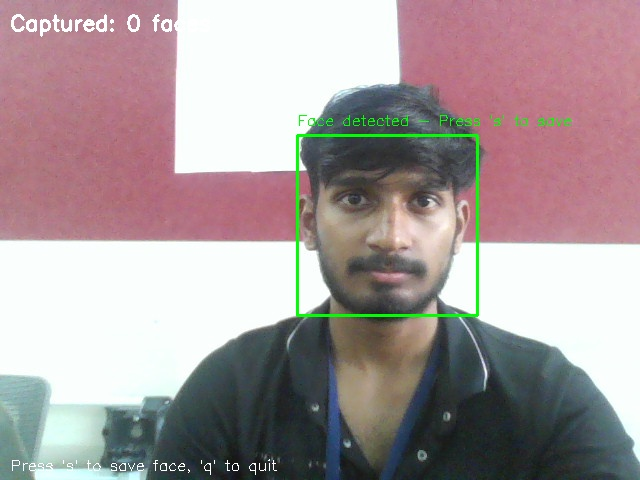
#> input picture known_faces/abhishek.jpg, 640 x 480 px
$ python enhanced_attendance.py
#> lines starting #> are read from the running program, lines starting #| are printed output that depends on the picture
#!/usr/bin/env python3
"""
Enhanced Real-Time AI Attendance System with MongoDB Integration
===============================================================

This enhanced version provides multiple MongoDB options:
1. Local MongoDB server
2. MongoDB Atlas (cloud)
3. Local JSON backup (fallback)

Author: SmartClass AI
Date: September 2025
"""

import cv2
import numpy as np
import json
import datetime
import os
import hashlib
from pathlib import Path
from pymongo import MongoClient
from pymongo.errors import ConnectionFailure, ServerSelectionTimeoutError
from collections import defaultdict
import time
import logging

# Setup logging
logging.basicConfig(level=logging.INFO)
logger = logging.getLogger(__name__)

class EnhancedAttendanceSystem:
    def __init__(self):
        """Initialize the enhanced attendance system with MongoDB."""
        print("🎓 Enhanced AI Attendance System with MongoDB")
        print("=" * 50)

        # Initialize face detector
        self.face_cascade = cv2.CascadeClassifier(cv2.data.haarcascades + 'haarcascade_frontalface_default.xml')

        # Load configuration
        self.load_config()

        # MongoDB connection with multiple options
        self.setup_mongodb()

        # Load face templates
        self.load_face_templates()

        # Attendance tracking
        self.attendance_cooldown = 30  # seconds
        self.last_attendance = defaultdict(float)

        # UI settings
        self.font = cv2.FONT_HERSHEY_SIMPLEX

        # Local backup
        self.local_backup_file = "attendance_records.json"

    def load_config(self):
        """Load MongoDB configuration with multiple options."""
        self.mongodb_configs = [
            # Option 1: MongoDB Atlas (Cloud)
            {
                "name": "MongoDB Atlas (Cloud)",
                "connection_string": "mongodb+srv://username:password@cluster0.mongodb.net/",
                "database_name": "smartclass_attendance"
            },
            # Option 2: Local MongoDB
            {
                "name": "Local MongoDB",
                "connection_string": "mongodb://localhost:27017/",
                "database_name": "smartclass_attendance"
            },
            # Option 3: MongoDB with authentication
            {
                "name": "Local MongoDB with Auth",
                "connection_string": "mongodb://admin:password@localhost:27017/",
                "database_name": "smartclass_attendance"
            }
        ]

        # Try to load custom config
        try:
            with open("mongodb_config.json", "r") as f:
#> (reads mongodb_config.json from the repository)
                custom_config = json.load(f)
                custom_config["name"] = "Custom Configuration"
                self.mongodb_configs.insert(0, custom_config)  # Put custom config first
                print(f"✅ Custom MongoDB config loaded")
        except FileNotFoundError:
            print("⚠️  No custom mongodb_config.json found, using defaults")
        except Exception as e:
            print(f"⚠️  Error loading config: {e}")

    def setup_mongodb(self):
        """Setup MongoDB connection with fallback options."""
        self.mongo_client = None
        self.db = None
        self.collection = None
        self.mongodb_connected = False

        print("\n🗄️  Setting up MongoDB connection...")

        for config in self.mongodb_configs:
            try:
                print(f"🔄 Trying {config['name']}...")

                # Create client with shorter timeout for faster failover
                client = MongoClient(
                    config["connection_string"],
                    serverSelectionTimeoutMS=5000,  # 5 second timeout
                    connectTimeoutMS=5000
                )

                # Test connection
                client.admin.command('ping')

                # Setup database and collection
                self.mongo_client = client
                self.db = client[config["database_name"]]
                self.collection = self.db["attendance_records"]

                # Create indexes for better performance
                self.collection.create_index([("date", 1), ("name", 1)])
                self.collection.create_index([("timestamp", -1)])

                self.mongodb_connected = True
                print(f"✅ Connected to {config['name']}")
                print(f"📊 Database: {config['database_name']}")
                print(f"📋 Collection: attendance_records")

                # Test write operation
                test_record = {
                    "test": True,
                    "timestamp": datetime.datetime.now(),
                    "connection_test": config['name']
                }
                result = self.collection.insert_one(test_record)
                print(f"✅ Write test successful (ID: {result.inserted_id})")

                # Clean up test record
                self.collection.delete_one({"_id": result.inserted_id})

                return True

            except (ConnectionFailure, ServerSelectionTimeoutError) as e:
                print(f"❌ {config['name']} failed: Connection timeout")
                continue
            except Exception as e:
                print(f"❌ {config['name']} failed: {str(e)}")
                continue

        print("⚠️  No MongoDB connection available")
        print("📝 Falling back to local JSON storage only")
        return False

    def load_face_templates(self):
        """Load face templates for recognition."""
        self.face_templates = {}

        known_faces_dir = "known_faces"
        if not os.path.exists(known_faces_dir):
            print(f"❌ Error: '{known_faces_dir}' directory not found!")
            return False

        # Get image files
        image_files = []
        for ext in ['.jpg', '.jpeg', '.png']:
            image_files.extend(Path(known_faces_dir).glob(f"*{ext}"))
#> pass 2 of the loop in load_face_templates, `for ext in ['.jpg', '.jpeg', '.png']:`:
#> pass 3 of the loop in load_face_templates, `for ext in ['.jpg', '.jpeg', '.png']:`:

        image_files = [f for f in image_files if f.name != '.gitkeep']

        if not image_files:
            print("❌ No face images found!")
            return False

        print(f"\n📸 Loading {len(image_files)} face templates...")

        for image_path in image_files:
            name = image_path.stem.replace('_', ' ').title()

            print(f"🔍 Processing: {image_path.name} -> {name}")

            # Load image
            img = cv2.imread(str(image_path))
#> img is the input picture: shape (480, 640, 3); mean B, G, R 155.8, 154.2, 167.7
            if img is None:
                print(f"⚠️  Could not load {image_path.name}")
                continue

            # Convert to grayscale
            gray = cv2.cvtColor(img, cv2.COLOR_BGR2GRAY)
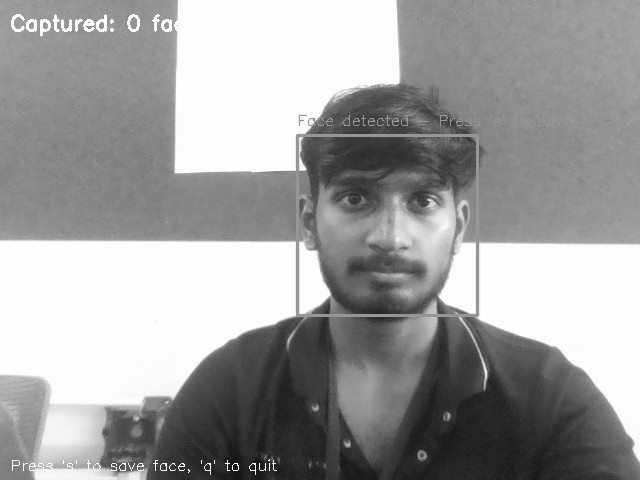
#> gray: shape (480, 640); min 16, max 255, mean 158.5

            # Detect faces
            faces = self.face_cascade.detectMultiScale(gray, 1.1, 4)
#> faces = [[297, 134, 183, 183]]

            if len(faces) == 0:
                print(f"⚠️  No face detected in {image_path.name}")
                continue

            # Use the largest face if multiple detected
            if len(faces) > 1:
                areas = [w * h for (x, y, w, h) in faces]
                largest_idx = np.argmax(areas)
                faces = [faces[largest_idx]]

            # Extract face region
            x, y, w, h = faces[0]
#> x = 297; y = 134; w = 183; h = 183
            face_roi = gray[y:y+h, x:x+w]
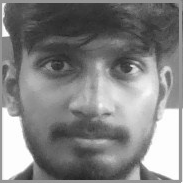
#> face_roi: shape (183, 183); min 34, max 255, mean 130.3

            # Resize to standard size for comparison
            face_template = cv2.resize(face_roi, (100, 100))
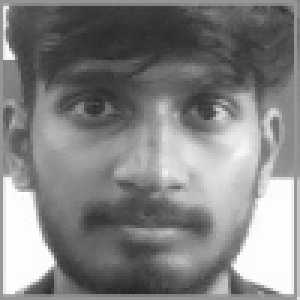
#> face_template: shape (100, 100) (shown 3 times larger); min 34, max 254, mean 130.4

            # Store template
            self.face_templates[name] = face_template

            print(f"✅ Template created for {name}")
#> pass 2 of the loop in load_face_templates, `for image_path in image_files:`:
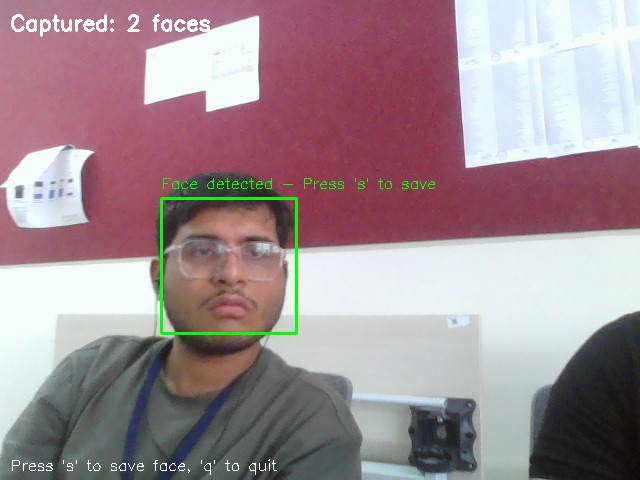
#> input picture known_faces/ayush.jpg, 640 x 480 px
#> in load_face_templates, img is the input picture: shape (480, 640, 3); mean B, G, R 146.3, 140.3, 160.6
#> in load_face_templates, `gray = cv2.cvtColor(img, cv2.COLOR_BGR2GRAY)`:
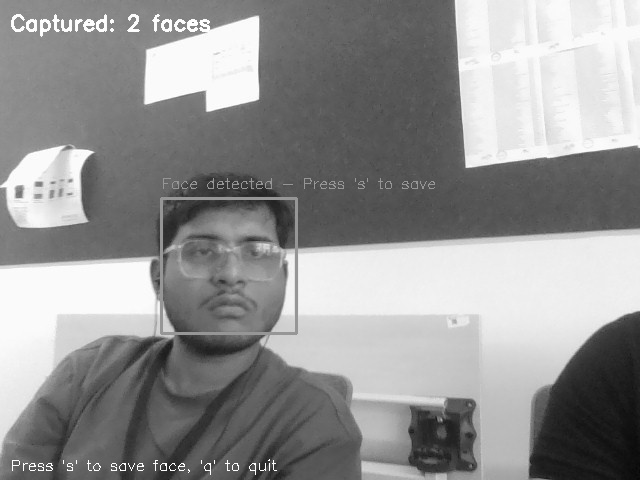
#> gray: shape (480, 640); min 7, max 255, mean 147.1
#> in load_face_templates, `faces = self.face_cascade.detectMultiScale(gray, 1.1, 4)`: faces = [[162, 199, 133, 133]]
#> x = 162; y = 199; w = 133
#> in load_face_templates, `face_roi = gray[y:y+h, x:x+w]`:
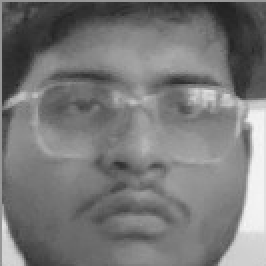
#> face_roi: shape (133, 133) (shown 2 times larger); min 33, max 247, mean 120.5
#> pass 3 of the loop in load_face_templates, `for image_path in image_files:`:
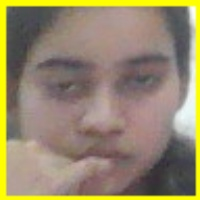
#> input picture known_faces/spurthi.jpg, 200 x 200 px
#> in load_face_templates, img is the input picture: shape (200, 200, 3); mean B, G, R 107.1, 136.3, 150.1
#> in load_face_templates, `gray = cv2.cvtColor(img, cv2.COLOR_BGR2GRAY)`:
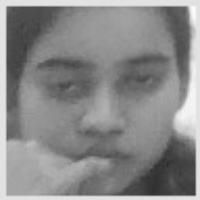
#> gray: shape (200, 200); min 44, max 253, mean 137.1
#> in load_face_templates, `faces = self.face_cascade.detectMultiScale(gray, 1.1, 4)`: faces = [[13, 16, 175, 175]]
#> x = 13; y = 16; w = 175
#> in load_face_templates, `face_roi = gray[y:y+h, x:x+w]`:
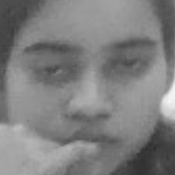
#> face_roi: shape (175, 175); min 44, max 245, mean 126.7

        if len(self.face_templates) == 0:
            print("❌ No face templates were created!")
            return False

        print(f"\n✅ Loaded {len(self.face_templates)} face templates:")
#| ✅ Loaded 3 face templates:
        for name in self.face_templates.keys():
            print(f"   👤 {name}")
#> this loop made 3 passes
#> name on passes 1 to 3: 'Abhishek', 'Ayush', 'Spurthi'
#|    👤 Abhishek
#|    👤 Ayush
#|    👤 Spurthi
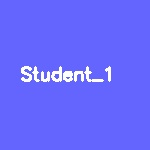
#> input picture detect/known_faces/Student_1.jpg, 150 x 150 px, given in place of the camera
#> in run_attendance_system, frame is the input picture: shape (150, 150, 3); mean B, G, R 253, 105.3, 104.4

        return True

    # [111 lines left out: functions recognize_face, save_to_local_backup, mark_attendance, not called in this run]

    def process_frame(self, frame):
        """Process a single frame for face recognition."""
        # Convert to grayscale
        gray = cv2.cvtColor(frame, cv2.COLOR_BGR2GRAY)
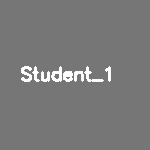
#> gray: shape (150, 150); min 112, max 255, mean 121.8

        # Detect faces
        faces = self.face_cascade.detectMultiScale(gray, 1.1, 4)
#> faces = ()

        recognized_names = []

        for (x, y, w, h) in faces:
            # Extract face region
            face_roi = gray[y:y+h, x:x+w]

            # Recognize face
            name, confidence = self.recognize_face(face_roi)

            color = (0, 0, 255)  # Red for unknown

            if name != "Unknown":
                color = (0, 255, 0)  # Green for recognized
                recognized_names.append(name)

                # Mark attendance
                attendance_marked = self.mark_attendance(name)
                if attendance_marked:
                    color = (0, 255, 255)  # Yellow for new attendance

            # Draw rectangle and label
            cv2.rectangle(frame, (x, y), (x+w, y+h), color, 2)

            # Prepare text
            text = f"{name}"
            if name != "Unknown":
                text += f" ({confidence:.2f})"

            # Draw text background
            text_size = cv2.getTextSize(text, self.font, 0.6, 2)[0]
            cv2.rectangle(frame, (x, y-30), (x + text_size[0], y), color, -1)

            # Draw text
            cv2.putText(frame, text, (x, y-10), self.font, 0.6, (255, 255, 255), 2)
#> this loop made 0 passes
#> after the loop, recognized_names = []

        return frame, recognized_names

    # [54 lines left out: functions get_mongodb_status, show_statistics, not called in this run]

    def run_attendance_system(self):
        """Run the main attendance system."""
        print(f"\n🎥 Starting camera...")
        print("📋 Enhanced Attendance System Active!")
        print("   - Green box: Recognized student")
        print("   - Yellow box: Attendance just marked")
        print("   - Red box: Unknown person")
        print("   - Press 'q' to quit")
        print("   - Press 's' to show statistics")
        print("   - Press 'r' to reconnect MongoDB")

        cap = cv2.VideoCapture(0)

        if not cap.isOpened():
            print("❌ Could not open camera!")
            return

        frame_count = 0
        start_time = time.time()

        try:
            while True:
                ret, frame = cap.read()
                if not ret:
                    print("❌ Failed to read from camera")
                    break

                # Process every 3rd frame for performance
                if frame_count % 3 == 0:
                    frame, recognized_names = self.process_frame(frame)
#> recognized_names = []

                frame_count += 1

                # Add system info
                runtime = time.time() - start_time
                mongo_status = "✅" if self.mongodb_connected else "❌"
                info_text = f"Runtime: {runtime:.0f}s | MongoDB: {mongo_status} | Templates: {len(self.face_templates)}"
#> info_text = 'Runtime: 0s | MongoDB: ✅ | Templates: 3'
                cv2.putText(frame, info_text, (10, 30), self.font, 0.5, (255, 255, 255), 1)

                # Add instructions
                cv2.putText(frame, "q:quit | s:stats | r:reconnect", (10, frame.shape[0]-20),
                           self.font, 0.5, (255, 255, 255), 1)
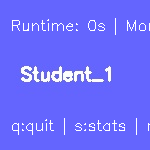
#> frame: shape (150, 150, 3); mean B, G, R 253, 109.2, 108.2

                # Show frame
                cv2.imshow('Enhanced AI Attendance System', frame)

                # Handle key presses
                key = cv2.waitKey(1) & 0xFF
#> (key q is pressed here)
                if key == ord('q'):
                    print("\n👋 Shutting down attendance system...")
                    break
                elif key == ord('s'):
                    self.show_statistics()
                elif key == ord('r'):
                    print("\n🔄 Attempting to reconnect to MongoDB...")
                    self.setup_mongodb()

        except KeyboardInterrupt:
            print("\n⚠️  Interrupted by user")

        finally:
            cap.release()
            cv2.destroyAllWindows()
            if self.mongo_client:
                self.mongo_client.close()
            print("✅ System shutdown complete")

def main():
    """Main function."""
    # Initialize attendance system
    system = EnhancedAttendanceSystem()

    # Check if face templates were loaded
    if not hasattr(system, 'face_templates') or not system.face_templates:
        print("❌ No face templates loaded!")
        print("🔧 Please ensure you have face images in the 'known_faces' directory")
        return

    # Run the system
    system.run_attendance_system()

if __name__ == "__main__":
    main()
